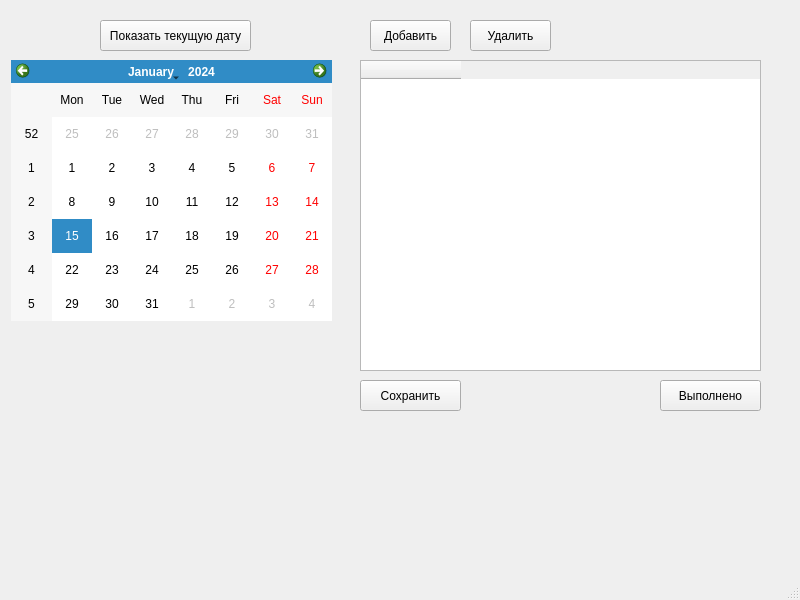
<?xml version="1.0" encoding="UTF-8"?>
<ui version="4.0">
 <class>MainWindow</class>
 <widget class="QMainWindow" name="MainWindow">
  <property name="geometry">
   <rect>
    <x>0</x>
    <y>0</y>
    <width>800</width>
    <height>600</height>
   </rect>
  </property>
  <property name="windowTitle">
   <string>MainWindow</string>
  </property>
  <widget class="QWidget" name="centralwidget">
   <widget class="QCalendarWidget" name="calendarWidget">
    <property name="geometry">
     <rect>
      <x>11</x>
      <y>60</y>
      <width>321</width>
      <height>261</height>
     </rect>
    </property>
   </widget>
   <widget class="QPushButton" name="showCurrectDate">
    <property name="geometry">
     <rect>
      <x>100</x>
      <y>20</y>
      <width>151</width>
      <height>31</height>
     </rect>
    </property>
    <property name="text">
     <string>Показать текущую дату</string>
    </property>
   </widget>
   <widget class="QPushButton" name="add_doFortable">
    <property name="geometry">
     <rect>
      <x>370</x>
      <y>20</y>
      <width>81</width>
      <height>31</height>
     </rect>
    </property>
    <property name="text">
     <string>Добавить</string>
    </property>
   </widget>
   <widget class="QTableWidget" name="table_toDo">
    <property name="geometry">
     <rect>
      <x>360</x>
      <y>60</y>
      <width>401</width>
      <height>311</height>
     </rect>
    </property>
    <column>
     <property name="text">
      <string/>
     </property>
    </column>
   </widget>
   <widget class="QPushButton" name="del_doFortable">
    <property name="geometry">
     <rect>
      <x>470</x>
      <y>20</y>
      <width>81</width>
      <height>31</height>
     </rect>
    </property>
    <property name="text">
     <string>Удалить</string>
    </property>
   </widget>
   <widget class="QPushButton" name="save_doFortable">
    <property name="geometry">
     <rect>
      <x>360</x>
      <y>380</y>
      <width>101</width>
      <height>31</height>
     </rect>
    </property>
    <property name="text">
     <string>Сохранить</string>
    </property>
   </widget>
   <widget class="QPushButton" name="accept">
    <property name="geometry">
     <rect>
      <x>660</x>
      <y>380</y>
      <width>101</width>
      <height>31</height>
     </rect>
    </property>
    <property name="text">
     <string>Выполнено</string>
    </property>
   </widget>
  </widget>
  <widget class="QMenuBar" name="menubar">
   <property name="geometry">
    <rect>
     <x>0</x>
     <y>0</y>
     <width>800</width>
     <height>21</height>
    </rect>
   </property>
  </widget>
  <widget class="QStatusBar" name="statusbar"/>
 </widget>
 <resources/>
 <connections/>
</ui>
